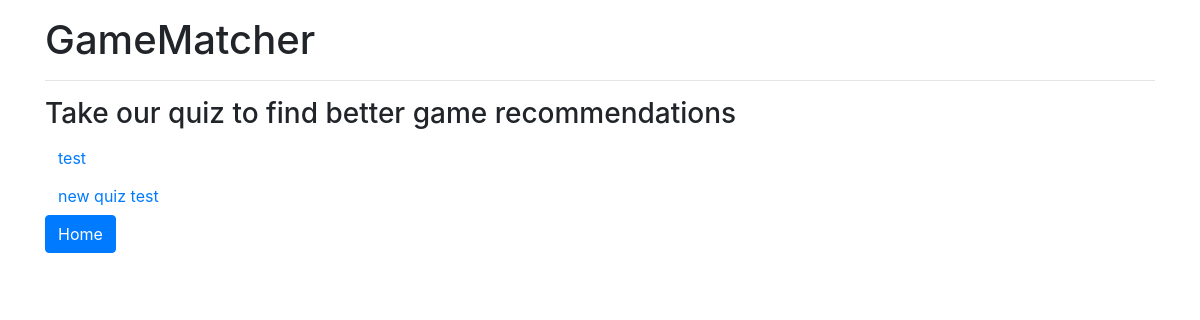
The page /quiz/ on the database as committed earlier.
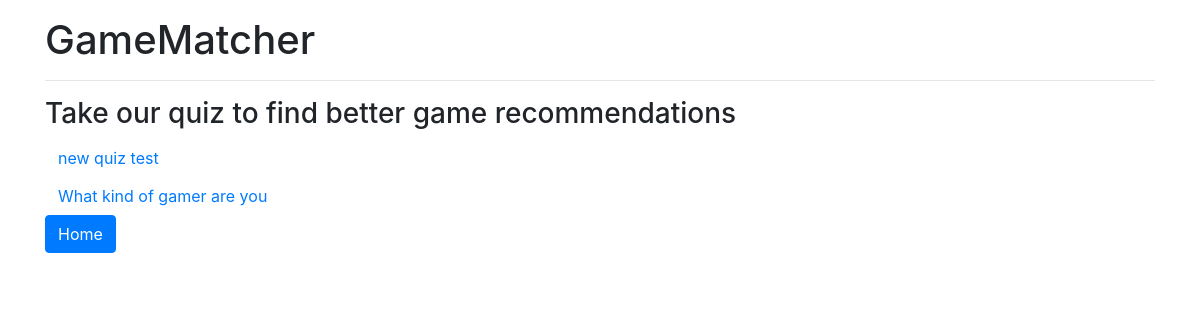
The same page on the database as committed later.
### quiz/models.py (models this page shows, shortened)
class Quiz(models.Model):
    name = models.CharField(max_length=120)
    number_of_questions = models.IntegerField()
    time = models.IntegerField(help_text="duration of the quiz in minutes")
    class Meta:
        verbose_name_plural = 'Quizzes'

### quiz/views.py (the view)
# urls.py: path('', QuizListView.as_view(), name='quiz-list'),
class QuizListView(ListView):
    model = Quiz
    template_name = 'quiz/main.html'

### quiz/templates/quiz/main.html (shortened to what this page needs)
{% extends "quiz/base.html" %}
{% load static %}
{% block content %}
<div class="h1">GameMatcher</div>
<hr>
<h3>Take our quiz to find better game recommendations</h3>
{% for obj in object_list %}
  <button
      class="btn btn-link modal-button"
      data-pk="{{obj.pk}}"
      data-quiz="{{obj.name}}"
      data-questions="{{obj.number_of_questions}}"
      data-time="{{obj.time}}"
      data-toggle="modal"
      data-target="#quizStartModal">
      {{obj.name}}
  </button><br>
{% endfor %}
<a href="/main/"><button type="button" id="" class="btn btn-primary">Home</button></a>
{% endblock content %}

Rows that differ between the two databases and show on the page:
removed Quiz: name "test"
added Quiz: name "What kind of gamer are you"
